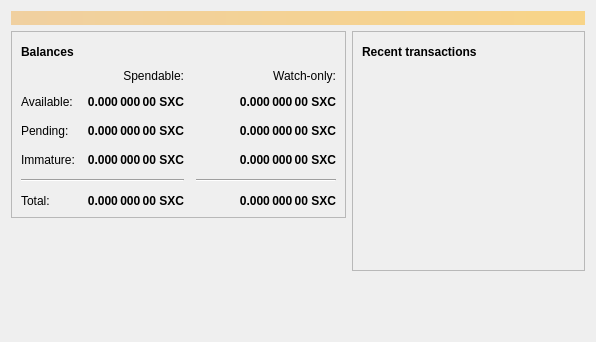
<?xml version="1.0" encoding="UTF-8"?>
<ui version="4.0">
 <class>OverviewPage</class>
 <widget class="QWidget" name="OverviewPage">
  <property name="geometry">
   <rect>
    <x>0</x>
    <y>0</y>
    <width>596</width>
    <height>342</height>
   </rect>
  </property>
  <property name="windowTitle">
   <string>Form</string>
  </property>
  <layout class="QVBoxLayout" name="topLayout">
   <item>
    <widget class="QLabel" name="labelAlerts">
     <property name="visible">
      <bool>false</bool>
     </property>
     <property name="styleSheet">
      <string notr="true">QLabel { background-color: qlineargradient(x1: 0, y1: 0, x2: 1, y2: 0, stop:0 #F0D0A0, stop:1 #F8D488); color:#000000; }</string>
     </property>
     <property name="wordWrap">
      <bool>true</bool>
     </property>
     <property name="margin">
      <number>3</number>
     </property>
     <property name="textInteractionFlags">
      <set>Qt::TextSelectableByMouse</set>
     </property>
    </widget>
   </item>
   <item>
    <layout class="QHBoxLayout" name="horizontalLayout" stretch="1,1">
     <item>
      <layout class="QVBoxLayout" name="verticalLayout_2">
       <item>
        <widget class="QFrame" name="frame">
         <property name="frameShape">
          <enum>QFrame::StyledPanel</enum>
         </property>
         <property name="frameShadow">
          <enum>QFrame::Raised</enum>
         </property>
         <layout class="QVBoxLayout" name="verticalLayout_4">
          <item>
           <layout class="QHBoxLayout" name="horizontalLayout_4">
            <item>
             <widget class="QLabel" name="label_5">
              <property name="font">
               <font>
                <weight>75</weight>
                <bold>true</bold>
               </font>
              </property>
              <property name="text">
               <string>Balances</string>
              </property>
             </widget>
            </item>
            <item>
             <widget class="QPushButton" name="labelWalletStatus">
              <property name="enabled">
               <bool>false</bool>
              </property>
              <property name="maximumSize">
               <size>
                <width>30</width>
                <height>16777215</height>
               </size>
              </property>
              <property name="toolTip">
               <string>The displayed information may be out of date. Your wallet automatically synchronizes with the Sexcoin network after a connection is established, but this process has not completed yet.</string>
              </property>
              <property name="text">
               <string/>
              </property>
              <property name="icon">
               <iconset resource="../bitcoin.qrc">
                <normaloff>:/icons/warning</normaloff>
                <disabledoff>:/icons/warning</disabledoff>:/icons/warning</iconset>
              </property>
              <property name="iconSize">
               <size>
                <width>24</width>
                <height>24</height>
               </size>
              </property>
              <property name="flat">
               <bool>true</bool>
              </property>
             </widget>
            </item>
            <item>
             <spacer name="horizontalSpacer_3">
              <property name="orientation">
               <enum>Qt::Horizontal</enum>
              </property>
              <property name="sizeHint" stdset="0">
               <size>
                <width>40</width>
                <height>20</height>
               </size>
              </property>
             </spacer>
            </item>
           </layout>
          </item>
          <item>
           <layout class="QGridLayout" name="gridLayout">
            <property name="spacing">
             <number>12</number>
            </property>
            <item row="2" column="2">
             <widget class="QLabel" name="labelWatchPending">
              <property name="font">
               <font>
                <weight>75</weight>
                <bold>true</bold>
               </font>
              </property>
              <property name="cursor">
               <cursorShape>IBeamCursor</cursorShape>
              </property>
              <property name="toolTip">
               <string>Unconfirmed transactions to watch-only addresses</string>
              </property>
              <property name="text">
               <string notr="true">0.000 000 00 SXC</string>
              </property>
              <property name="alignment">
               <set>Qt::AlignRight|Qt::AlignTrailing|Qt::AlignVCenter</set>
              </property>
              <property name="textInteractionFlags">
               <set>Qt::LinksAccessibleByMouse|Qt::TextSelectableByKeyboard|Qt::TextSelectableByMouse</set>
              </property>
             </widget>
            </item>
            <item row="2" column="1">
             <widget class="QLabel" name="labelUnconfirmed">
              <property name="font">
               <font>
                <weight>75</weight>
                <bold>true</bold>
               </font>
              </property>
              <property name="cursor">
               <cursorShape>IBeamCursor</cursorShape>
              </property>
              <property name="toolTip">
               <string>Total of transactions that have yet to be confirmed, and do not yet count toward the spendable balance</string>
              </property>
              <property name="text">
               <string notr="true">0.000 000 00 SXC</string>
              </property>
              <property name="alignment">
               <set>Qt::AlignRight|Qt::AlignTrailing|Qt::AlignVCenter</set>
              </property>
              <property name="textInteractionFlags">
               <set>Qt::LinksAccessibleByMouse|Qt::TextSelectableByKeyboard|Qt::TextSelectableByMouse</set>
              </property>
             </widget>
            </item>
            <item row="3" column="2">
             <widget class="QLabel" name="labelWatchImmature">
              <property name="font">
               <font>
                <weight>75</weight>
                <bold>true</bold>
               </font>
              </property>
              <property name="cursor">
               <cursorShape>IBeamCursor</cursorShape>
              </property>
              <property name="toolTip">
               <string>Mined balance in watch-only addresses that has not yet matured</string>
              </property>
              <property name="text">
               <string notr="true">0.000 000 00 SXC</string>
              </property>
              <property name="alignment">
               <set>Qt::AlignRight|Qt::AlignTrailing|Qt::AlignVCenter</set>
              </property>
              <property name="textInteractionFlags">
               <set>Qt::LinksAccessibleByMouse|Qt::TextSelectableByKeyboard|Qt::TextSelectableByMouse</set>
              </property>
             </widget>
            </item>
            <item row="4" column="0" colspan="2">
             <widget class="Line" name="line">
              <property name="orientation">
               <enum>Qt::Horizontal</enum>
              </property>
             </widget>
            </item>
            <item row="4" column="2">
             <widget class="Line" name="lineWatchBalance">
              <property name="sizePolicy">
               <sizepolicy hsizetype="Preferred" vsizetype="Fixed">
                <horstretch>0</horstretch>
                <verstretch>0</verstretch>
               </sizepolicy>
              </property>
              <property name="minimumSize">
               <size>
                <width>140</width>
                <height>0</height>
               </size>
              </property>
              <property name="orientation">
               <enum>Qt::Horizontal</enum>
              </property>
             </widget>
            </item>
            <item row="5" column="0">
             <widget class="QLabel" name="labelTotalText">
              <property name="text">
               <string>Total:</string>
              </property>
             </widget>
            </item>
            <item row="3" column="1">
             <widget class="QLabel" name="labelImmature">
              <property name="font">
               <font>
                <weight>75</weight>
                <bold>true</bold>
               </font>
              </property>
              <property name="cursor">
               <cursorShape>IBeamCursor</cursorShape>
              </property>
              <property name="toolTip">
               <string>Mined balance that has not yet matured</string>
              </property>
              <property name="text">
               <string notr="true">0.000 000 00 SXC</string>
              </property>
              <property name="alignment">
               <set>Qt::AlignRight|Qt::AlignTrailing|Qt::AlignVCenter</set>
              </property>
              <property name="textInteractionFlags">
               <set>Qt::LinksAccessibleByMouse|Qt::TextSelectableByKeyboard|Qt::TextSelectableByMouse</set>
              </property>
             </widget>
            </item>
            <item row="2" column="3">
             <spacer name="horizontalSpacer_2">
              <property name="orientation">
               <enum>Qt::Horizontal</enum>
              </property>
              <property name="sizeHint" stdset="0">
               <size>
                <width>40</width>
                <height>20</height>
               </size>
              </property>
             </spacer>
            </item>
            <item row="3" column="0">
             <widget class="QLabel" name="labelImmatureText">
              <property name="text">
               <string>Immature:</string>
              </property>
             </widget>
            </item>
            <item row="5" column="1">
             <widget class="QLabel" name="labelTotal">
              <property name="font">
               <font>
                <weight>75</weight>
                <bold>true</bold>
               </font>
              </property>
              <property name="cursor">
               <cursorShape>IBeamCursor</cursorShape>
              </property>
              <property name="toolTip">
               <string>Your current total balance</string>
              </property>
              <property name="text">
               <string notr="true">0.000 000 00 SXC</string>
              </property>
              <property name="alignment">
               <set>Qt::AlignRight|Qt::AlignTrailing|Qt::AlignVCenter</set>
              </property>
              <property name="textInteractionFlags">
               <set>Qt::LinksAccessibleByMouse|Qt::TextSelectableByKeyboard|Qt::TextSelectableByMouse</set>
              </property>
             </widget>
            </item>
            <item row="5" column="2">
             <widget class="QLabel" name="labelWatchTotal">
              <property name="font">
               <font>
                <weight>75</weight>
                <bold>true</bold>
               </font>
              </property>
              <property name="cursor">
               <cursorShape>IBeamCursor</cursorShape>
              </property>
              <property name="toolTip">
               <string>Current total balance in watch-only addresses</string>
              </property>
              <property name="text">
               <string notr="true">0.000 000 00 SXC</string>
              </property>
              <property name="alignment">
               <set>Qt::AlignRight|Qt::AlignTrailing|Qt::AlignVCenter</set>
              </property>
              <property name="textInteractionFlags">
               <set>Qt::LinksAccessibleByMouse|Qt::TextSelectableByKeyboard|Qt::TextSelectableByMouse</set>
              </property>
             </widget>
            </item>
            <item row="0" column="2">
             <widget class="QLabel" name="labelWatchonly">
              <property name="text">
               <string>Watch-only:</string>
              </property>
              <property name="alignment">
               <set>Qt::AlignRight|Qt::AlignTrailing|Qt::AlignVCenter</set>
              </property>
             </widget>
            </item>
            <item row="1" column="0">
             <widget class="QLabel" name="labelBalanceText">
              <property name="text">
               <string>Available:</string>
              </property>
             </widget>
            </item>
            <item row="1" column="1">
             <widget class="QLabel" name="labelBalance">
              <property name="font">
               <font>
                <weight>75</weight>
                <bold>true</bold>
               </font>
              </property>
              <property name="cursor">
               <cursorShape>IBeamCursor</cursorShape>
              </property>
              <property name="toolTip">
               <string>Your current spendable balance</string>
              </property>
              <property name="text">
               <string notr="true">0.000 000 00 SXC</string>
              </property>
              <property name="alignment">
               <set>Qt::AlignRight|Qt::AlignTrailing|Qt::AlignVCenter</set>
              </property>
              <property name="textInteractionFlags">
               <set>Qt::LinksAccessibleByMouse|Qt::TextSelectableByKeyboard|Qt::TextSelectableByMouse</set>
              </property>
             </widget>
            </item>
            <item row="1" column="2">
             <widget class="QLabel" name="labelWatchAvailable">
              <property name="font">
               <font>
                <weight>75</weight>
                <bold>true</bold>
               </font>
              </property>
              <property name="cursor">
               <cursorShape>IBeamCursor</cursorShape>
              </property>
              <property name="toolTip">
               <string>Your current balance in watch-only addresses</string>
              </property>
              <property name="text">
               <string notr="true">0.000 000 00 SXC</string>
              </property>
              <property name="alignment">
               <set>Qt::AlignRight|Qt::AlignTrailing|Qt::AlignVCenter</set>
              </property>
              <property name="textInteractionFlags">
               <set>Qt::LinksAccessibleByMouse|Qt::TextSelectableByKeyboard|Qt::TextSelectableByMouse</set>
              </property>
             </widget>
            </item>
            <item row="2" column="0">
             <widget class="QLabel" name="labelPendingText">
              <property name="text">
               <string>Pending:</string>
              </property>
             </widget>
            </item>
            <item row="0" column="1">
             <widget class="QLabel" name="labelSpendable">
              <property name="text">
               <string>Spendable:</string>
              </property>
              <property name="alignment">
               <set>Qt::AlignRight|Qt::AlignTrailing|Qt::AlignVCenter</set>
              </property>
             </widget>
            </item>
           </layout>
          </item>
         </layout>
        </widget>
       </item>
       <item>
        <spacer name="verticalSpacer">
         <property name="orientation">
          <enum>Qt::Vertical</enum>
         </property>
         <property name="sizeHint" stdset="0">
          <size>
           <width>20</width>
           <height>40</height>
          </size>
         </property>
        </spacer>
       </item>
      </layout>
     </item>
     <item>
      <layout class="QVBoxLayout" name="verticalLayout_3">
       <item>
        <widget class="QFrame" name="frame_2">
         <property name="frameShape">
          <enum>QFrame::StyledPanel</enum>
         </property>
         <property name="frameShadow">
          <enum>QFrame::Raised</enum>
         </property>
         <layout class="QVBoxLayout" name="verticalLayout">
          <item>
           <layout class="QHBoxLayout" name="horizontalLayout_2">
            <item>
             <widget class="QLabel" name="label_4">
              <property name="font">
               <font>
                <weight>75</weight>
                <bold>true</bold>
               </font>
              </property>
              <property name="text">
               <string>Recent transactions</string>
              </property>
             </widget>
            </item>
            <item>
             <widget class="QPushButton" name="labelTransactionsStatus">
              <property name="enabled">
               <bool>false</bool>
              </property>
              <property name="maximumSize">
               <size>
                <width>30</width>
                <height>16777215</height>
               </size>
              </property>
              <property name="toolTip">
               <string>The displayed information may be out of date. Your wallet automatically synchronizes with the Sexcoin network after a connection is established, but this process has not completed yet.</string>
              </property>
              <property name="text">
               <string/>
              </property>
              <property name="icon">
               <iconset resource="../bitcoin.qrc">
                <normaloff>:/icons/warning</normaloff>
                <disabledoff>:/icons/warning</disabledoff>:/icons/warning</iconset>
              </property>
              <property name="iconSize">
               <size>
                <width>24</width>
                <height>24</height>
               </size>
              </property>
              <property name="flat">
               <bool>true</bool>
              </property>
             </widget>
            </item>
            <item>
             <spacer name="horizontalSpacer">
              <property name="orientation">
               <enum>Qt::Horizontal</enum>
              </property>
              <property name="sizeHint" stdset="0">
               <size>
                <width>40</width>
                <height>20</height>
               </size>
              </property>
             </spacer>
            </item>
           </layout>
          </item>
          <item>
           <widget class="QListView" name="listTransactions">
            <property name="styleSheet">
             <string notr="true">QListView { background: transparent; }</string>
            </property>
            <property name="frameShape">
             <enum>QFrame::NoFrame</enum>
            </property>
            <property name="verticalScrollBarPolicy">
             <enum>Qt::ScrollBarAlwaysOff</enum>
            </property>
            <property name="horizontalScrollBarPolicy">
             <enum>Qt::ScrollBarAlwaysOff</enum>
            </property>
            <property name="selectionMode">
             <enum>QAbstractItemView::NoSelection</enum>
            </property>
           </widget>
          </item>
         </layout>
        </widget>
       </item>
       <item>
        <spacer name="verticalSpacer_2">
         <property name="orientation">
          <enum>Qt::Vertical</enum>
         </property>
         <property name="sizeHint" stdset="0">
          <size>
           <width>20</width>
           <height>40</height>
          </size>
         </property>
        </spacer>
       </item>
      </layout>
     </item>
    </layout>
   </item>
  </layout>
 </widget>
 <resources/>
 <connections/>
</ui>
